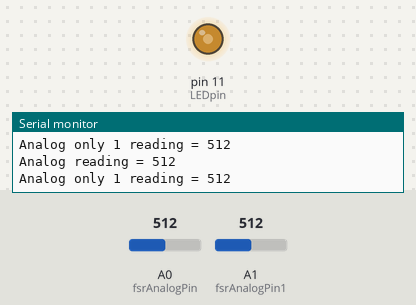
This sketch was run on a simulated Arduino Uno, built with avr-gcc and run on an emulated ATmega328P. On the bench: output pins drawn as LEDs (lit = HIGH), the last lines printed to the serial monitor. The inputs (shaded band) are chosen by the test bench; at power-on: A0 (fsrAnalogPin) = 512, A1 (fsrAnalogPin1) = 512.

Above: at 1.2 s.
1.3 s: A0 (fsrAnalogPin) set to 716
At 2.3 s:
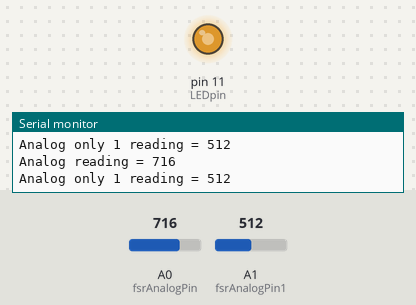
2.8 s: A0 (fsrAnalogPin) set to 984
At 3.9 s:
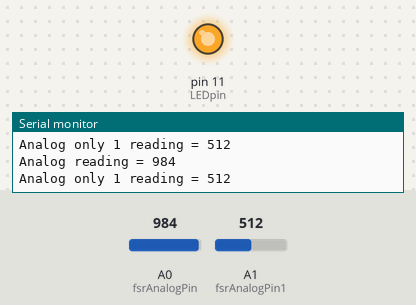
4.3 s: A0 (fsrAnalogPin) set to 1011
At 5.6 s:
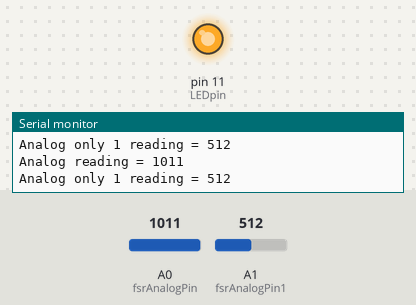
7.3 s: A0 (fsrAnalogPin) set to 122
At 7.8 s:
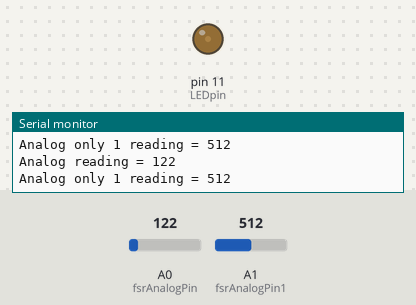
8.8 s: A0 (fsrAnalogPin) set to 0
At 9.4 s:
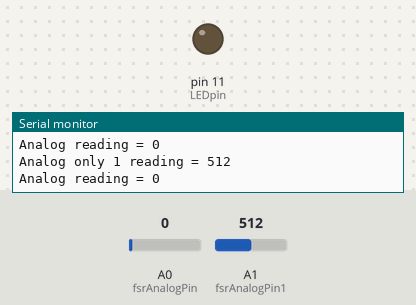
10.3 s: A0 (fsrAnalogPin) set to 511
At 11.0 s:
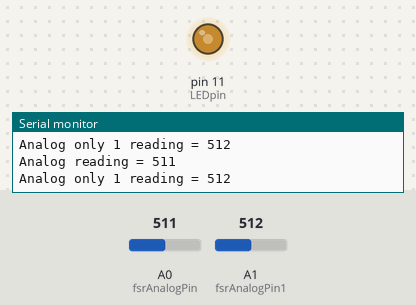
Timing chart, 0 to 12.8 s (numbered marks = the images above; inputs shaded):
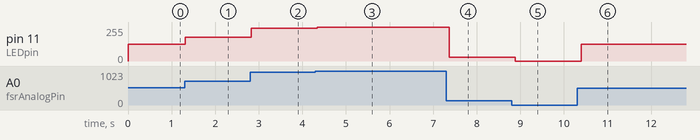

Measured:
- after the input at 1.3 s, pin 11 (LEDpin): 127/255 → 178/255 at once
- after the input at 2.8 s, pin 11 (LEDpin): 178/255 → 245/255 at once
- after the input at 4.3 s, pin 11 (LEDpin): 245/255 → 252/255 at once
- after the input at 7.3 s, pin 11 (LEDpin): 252/255 → 30/255 after 0.07 s
- after the input at 8.8 s, pin 11 (LEDpin): 30/255 → 0/255 after 0.09 s
- after the input at 10.3 s, pin 11 (LEDpin): 0/255 → 127/255 after 0.10 s

The sketch:

weight_double_sensors.ino
```cpp
/* FSR testing sketch.

Connect one end of FSR to 5V, the other end to Analog 0.
Then connect one end of a 10K resistor from Analog 0 to ground
Connect LED from pin 11 through a resistor to ground

For more information see www.ladyada.net/learn/sensors/fsr.html */

int fsrAnalogPin = 0; // FSR is connected to analog 0
int fsrAnalogPin1 = 1;
int LEDpin = 11;      // connect Red LED to pin 11 (PWM pin)
int fsrReading;      // the analog reading from the FSR resistor divider
int fsrReading1;
int LEDbrightness;

void setup(void) {
  Serial.begin(9600);   // We'll send debugging information via the Serial monitor
  pinMode(LEDpin, OUTPUT);
}

void loop(void) {
  fsrReading = analogRead(fsrAnalogPin);
  fsrReading1 = analogRead(fsrAnalogPin1);
  Serial.print("Analog reading = ");
  Serial.println(fsrReading);
   Serial.print("Analog only 1 reading = ");
  Serial.println(fsrReading1);

  // we'll need to change the range from the analog reading (0-1023) down to the range
  // used by analogWrite (0-255) with map!
  LEDbrightness = map(fsrReading, 0, 1023, 0, 255);
  // LED gets brighter the harder you press
  analogWrite(LEDpin, LEDbrightness);

  delay(100);
}
```
